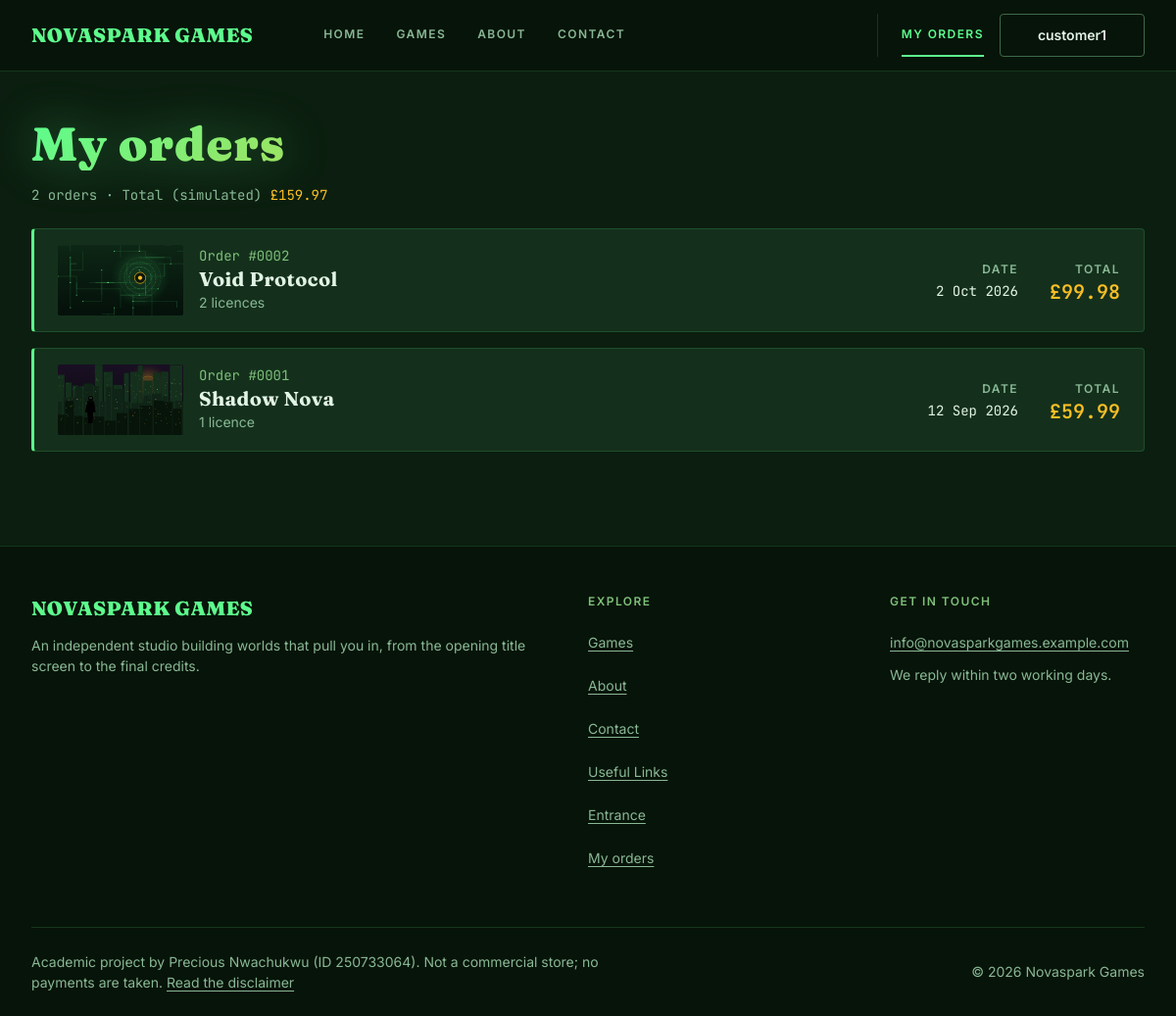
The page /my-orders.php (signed in) on the database its author committed.
### tables this page shows
CREATE TABLE orders (
    id            INT AUTO_INCREMENT PRIMARY KEY,
    user_id       INT           NOT NULL,
    game_id       INT           NOT NULL,
    quantity      INT           NOT NULL,
    unit_price    DECIMAL(10,2) NULL,
    total_price   DECIMAL(10,2) NOT NULL,
    contact_email VARCHAR(100)  NULL,
    order_date    TIMESTAMP DEFAULT CURRENT_TIMESTAMP,
    FOREIGN KEY (user_id) REFERENCES users(id),
    FOREIGN KEY (game_id) REFERENCES games(id)
);

CREATE TABLE games (
    id           INT AUTO_INCREMENT PRIMARY KEY,
    title        VARCHAR(100)  NOT NULL,
    slug         VARCHAR(120)  NULL,
    genre        VARCHAR(50)   NOT NULL,
    price        DECIMAL(10,2) NOT NULL,
    description  TEXT          NOT NULL,
    release_year INT           NOT NULL,
    image_url    VARCHAR(255)  DEFAULT 'assets/img/games/fallback.svg',
    status       ENUM('available','coming_soon','beta','hidden') NOT NULL DEFAULT 'available',
    release_date DATE          NULL,
    platforms    VARCHAR(100)  NULL
);

### includes/helpers.php (called while the page is built, shortened)
<?php
require __DIR__ . '/db.php';
function e($value): string
{
    return htmlspecialchars((string) $value, ENT_QUOTES | ENT_SUBSTITUTE, 'UTF-8');
}
function money($amount): string
{
    return '£' . number_format((float) $amount, 2);
}
function fmt_date(?string $value): string
{
    $ts = strtotime($value);
    return $ts ? date('j M Y', $ts) : '';
}
function order_no($id): string
{
    return '#' . str_pad((string) (int) $id, 4, '0', STR_PAD_LEFT);
}
function base_url(): string
{
    static $base = null;
    if ($base !== null) {
        return $base;
    }
    $script = realpath($_SERVER['SCRIPT_FILENAME'] ?? '') ?: '';
    $root   = realpath(APP_ROOT) ?: APP_ROOT;
    $name   = $_SERVER['SCRIPT_NAME'] ?? '/';
    if ($script !== '' && strpos($script, $root) === 0) {
        $inside = str_replace('\\', '/', substr($script, strlen($root)));
        if ($inside !== '' && substr($name, -strlen($inside)) === $inside) {
            return $base = rtrim(substr($name, 0, -strlen($inside)), '/') . '/';
        }
    }
    return $base = rtrim(dirname($name), '/\\') . '/';
}
function url(string $path = ''): string
{
    return base_url() . ltrim($path, '/');
}
function img_src(?string $src): string
{
    $src = trim((string) $src);
    return preg_match('#^https?://#i', $src) ? $src : url($src);
}
function current_user(): ?array
{
    return [
        'id'       => (int) $_SESSION['user_id'],
        'username' => $_SESSION['username'] ?? '',
        'email'    => $_SESSION['email'] ?? '',
        'role'     => $_SESSION['role'] ?? 'customer',
    ];
}
function require_login(): array
{
    $user = current_user();
    return $user;
}
require __DIR__ . '/icons.php';

### includes/db.php (called while the page is built, shortened)
<?php
function db(): PDO
{
    $options = [
        PDO::ATTR_ERRMODE            => PDO::ERRMODE_EXCEPTION,
        PDO::ATTR_DEFAULT_FETCH_MODE => PDO::FETCH_ASSOC,
        PDO::ATTR_EMULATE_PREPARES   => false,
    ];
    $dsn = sprintf(
        'mysql:host=%s;port=%s;dbname=%s;charset=utf8mb4',
        config('DB_HOST'),
        config('DB_PORT'),
        config('DB_NAME')
    );
    $pdo = new PDO($dsn, config('DB_USER'), config('DB_PASS'), $options);
    return $pdo;
}
function q(string $sql, array $params = []): PDOStatement
{
    $stmt = db()->prepare($sql);
    $stmt->execute($params);
    return $stmt;
}

### includes/components/order-row.php (the view)
<?php
function order_row(array $o): string
{
    $licences = (int) $o['quantity'] === 1 ? '1 licence' : (int) $o['quantity'] . ' licences';
    return '<li class="order-row">'
        . '<div class="order-row__game">' . game_cover(['title' => $o['title'], 'image_url' => $o['image_url']], 'order-row__thumb', 160, 90)
        . '<div><p class="mono order-row__no">Order ' . e(order_no($o['id'])) . '</p>'
        . '<h2 class="order-row__title">' . e($o['title']) . '</h2>'
        . '<p class="order-row__meta">' . e($licences) . '</p></div></div>'
        . '<dl class="order-row__facts">'
        . '<div><dt>Date</dt><dd class="mono"><time datetime="' . e(date('c', strtotime($o['order_date']))) . '">' . e(fmt_date($o['order_date'])) . '</time></dd></div>'
        . '<div><dt>Total</dt><dd class="price">' . e(money($o['total_price'])) . '</dd></div>'
        . '</dl></li>';
}

### my-orders.php (shortened to what this page needs)
<?php
require __DIR__ . '/includes/helpers.php';
$user = require_login();
$orders = [];
$dbError = false;
try {
    $orders = q('SELECT o.*, g.title, g.image_url FROM orders o JOIN games g ON g.id = o.game_id WHERE o.user_id = ? ORDER BY o.order_date DESC, o.id DESC', [$user['id']])->fetchAll();
} catch (PDOException $e) {
    log_error($e);
    $dbError = true;
}
$count = count($orders);
$spent = array_sum(array_map(fn($o) => (float) $o['total_price'], $orders));
require __DIR__ . '/includes/header.php';
?>
<div class="container page">
  <header class="page-head page-head--tight">
    <h1 class="h1">My orders</h1>
    <?php if (!$dbError && $count): ?>
      <p class="mono muted"><?= $count === 1 ? '1 order' : $count . ' orders' ?> · Total (simulated) <span class="amber"><?= e(money($spent)) ?></span></p>
    <?php endif; ?>
  </header>
  <?php if ($dbError): ?>
    <?= alert('error', MSG_SERVER_ERROR) ?>
  <?php elseif (!$orders): ?>
    <?= empty_state('No orders yet', "When you buy a game it'll appear here.", 'Browse games', url('games.php')) ?>
  <?php else: ?>
    <ol class="order-list" role="list">
      <?php foreach ($orders as $o): ?>
        <?= order_row($o) ?>
      <?php endforeach; ?>
    </ol>
  <?php endif; ?>
</div>
<?php require __DIR__ . '/includes/footer.php'; ?>

### includes/components/game-card.php (shortened to what this page needs)
<?php
function game_cover(array $game, string $class, int $w = 640, int $h = 360, bool $lazy = true): string
{
    $src = trim((string) ($game['image_url'] ?? ''));
    return '<img class="' . e($class) . '" src="' . e(img_src($src)) . '" alt="Cover art for ' . e($game['title']) . '"'
        . ' width="' . $w . '" height="' . $h . '"' . ($lazy ? ' loading="lazy" decoding="async"' : '')
        . ' data-fallback="' . e($game['title']) . '">';
}

### assets/css/tokens.css (style rules this page uses)
:root { --color-bg: #0b1e0f; --color-surface: #14301c; --color-surface-raised: #1b3d25; --color-header: #071409; --color-text: #e2f4e5; --color-text-muted: #89b895; --color-label: #7fbf7a; --color-accent: #5dfc8d; --color-accent-2: #fbbf24; --color-on-accent: #071409; --color-success: #22c55e; --color-danger: #f87171; --color-warning: #f97316; --color-border-subtle: rgba(93, 252, 141, 0.15); --color-border: #3d6b48; --color-border-input: #4a7d56; --gradient-brand: linear-gradient(135deg, #5dfc8d 0%, #fbbf24 100%); --color-accent-tint: rgba(93, 252, 141, 0.12); --color-accent-hover-border: rgba(93, 252, 141, 0.6); --color-backdrop: rgba(3, 10, 5, 0.75); --gradient-hairline: linear-gradient(90deg, #5dfc8d 0%, rgba(251, 191, 36, 0.6) 50%, transparent 100%); --overlay-hero: linear-gradient(180deg, rgba(11, 30, 15, 0.7) 0%, rgba(11, 30, 15, 0.82) 60%, rgba(11, 30, 15, 1) 100%); --overlay-media: linear-gradient(180deg, transparent 40%, rgba(7, 20, 9, 0.85) 100%); --fade-edge: linear-gradient(90deg, #000 0, #000 calc(100% - 32px), transparent 100%); --hero-image: url("../img/hero.svg"); --shimmer: linear-gradient(90deg, transparent, rgba(93, 252, 141, 0.06), transparent); --font-display: "Fraunces", "Times New Roman", Georgia, serif; --font-body: "Inter", system-ui, "Segoe UI", Roboto, sans-serif; --font-mono: "JetBrains Mono", "Courier New", Courier, monospace; --text-display: clamp(2.5rem, 6vw, 4rem); --text-h1: clamp(2rem, 4.5vw, 3rem); --text-h2: clamp(1.5rem, 3vw, 2rem); --text-h3: 1.25rem; --text-body-lg: 1.125rem; --text-body: 1rem; --text-body-sm: 0.875rem; --text-label: 0.75rem; --text-button: 0.875rem; --text-mono: 0.875rem; --text-price: 1.25rem; --text-price-total: 1.75rem; --text-logo: 1.25rem; --tracking-label: 0.12em; --tracking-button: 0.08em; --tracking-display: 0.02em; --measure: 68ch; --measure-intro: 60ch; --space-1: 4px; --space-2: 8px; --space-3: 12px; --space-4: 16px; --space-5: 24px; --space-6: 32px; --space-7: 48px; --space-8: 64px; --space-9: 96px; --container-max: 1200px; --gutter: 16px; --section-gap: 64px; --touch-min: 44px; --control-height: 48px; --compact-height: 36px; --header-height: 64px; --radius-sm: 2px; --radius-md: 4px; --radius-lg: 8px; --radius-round: 999px; --shadow-card: 0 1px 0 rgba(0, 0, 0, 0.4); --shadow-overlay: 0 16px 40px rgba(0, 0, 0, 0.5); --glow-title: drop-shadow(0 0 24px rgba(93, 252, 141, 0.35)); --focus-ring: 0 0 0 2px #0b1e0f, 0 0 0 4px #5dfc8d; --dur-fast: 120ms; --dur-base: 200ms; --dur-slow: 400ms; --ease-out: cubic-bezier(0.2, 0.8, 0.2, 1); --z-header: 100; --z-menu: 200; --z-modal: 1000; --z-toast: 1100; }
@media (min-width: 768px) { :root { --gutter: 24px; --header-height: 72px; } }
@media (min-width: 1024px) { :root { --gutter: 32px; --section-gap: 96px; } }

### assets/css/base.css (style rules this page uses)
*, *::before, *::after { box-sizing: border-box; }
html { -webkit-text-size-adjust: 100%; text-size-adjust: 100%; scroll-padding-top: calc(var(--header-height) + var(--space-4)); }
body { margin: 0; min-height: 100vh; display: flex; flex-direction: column; background: var(--color-bg); color: var(--color-text); font-family: var(--font-body); font-size: var(--text-body); line-height: 1.6; overflow-x: hidden; -webkit-font-smoothing: antialiased; }
h1, h2, h3, h4, p, ul, ol, dl, dd, figure, blockquote { margin: 0; }
ul[role="list"], ol[role="list"] { list-style: none; padding: 0; }
h1, h2, h3, h4 { font-family: var(--font-display); letter-spacing: var(--tracking-display); color: var(--color-text); text-wrap: balance; }
p, li { max-width: var(--measure); }
img, svg { display: block; max-width: 100%; }
img { height: auto; }
.display, .h1 { font-family: var(--font-display); font-weight: 900; background: var(--gradient-brand); -webkit-background-clip: text; background-clip: text; color: transparent; filter: var(--glow-title); max-width: 20ch; }
.h1 { font-size: var(--text-h1); line-height: 1.1; }
.muted { color: var(--color-text-muted); }
.mono { font-family: var(--font-mono); font-size: var(--text-mono); line-height: 1.4; }
.price { font-family: var(--font-mono); font-size: var(--text-price); font-weight: 600; line-height: 1; color: var(--color-accent-2); }

### assets/css/layout.css (style rules this page uses)
.container { width: 100%; max-width: calc(var(--container-max) + 2 * var(--gutter)); margin-inline: auto; padding-inline: var(--gutter); }
.page { padding-top: var(--space-7); }
.page-head { display: grid; gap: var(--space-4); margin-bottom: var(--space-7); }
.page-head--tight { margin-bottom: var(--space-5); }

### assets/css/utilities.css (style rules this page uses)
.amber { color: var(--color-accent-2); }

### rows shown on the page
orders: game.image_url (picture), id "#0002", game.title "Void Protocol", quantity "2 licences", order_date "2 Oct 2026", total_price "£99.98"
orders: game.image_url (picture), id "#0001", game.title "Shadow Nova", quantity "1 licence", order_date "12 Sep 2026", total_price "£59.99"

### other values the page prints
$label "HOME"
$label "GAMES"
$label "ABOUT"
$label "CONTACT"
$user['username'] "customer1"
$count "2"
money($spent) "£159.97"
config('PUBLIC_EMAIL') "info@novasparkgames.example.com"
